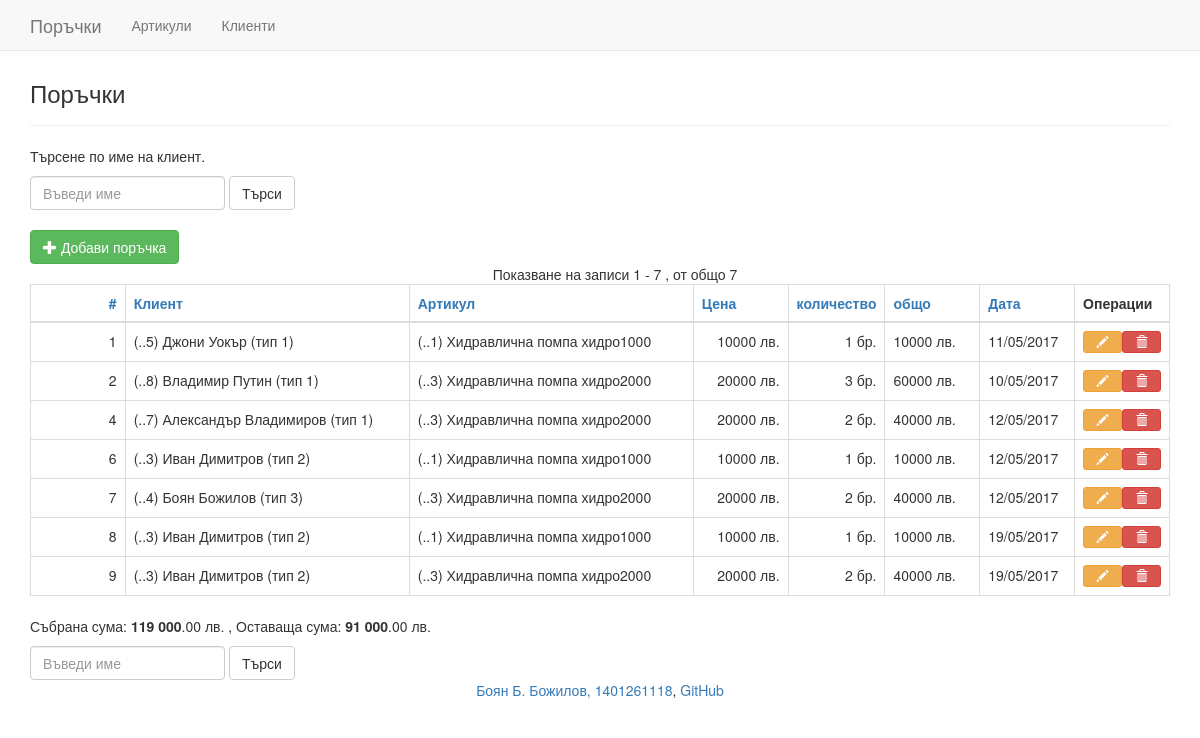
Screenshot of /Project/web/orders.php with the database file from the repository.
### tables this page shows
CREATE TABLE `customers_items` (
  `ci_id` int(11) NOT NULL,
  `ci_customer_id` int(11) NOT NULL COMMENT 'id на клиента',
  `ci_item_id` int(11) NOT NULL COMMENT 'id на артикула',
  `ci_quantity` int(10) UNSIGNED NOT NULL DEFAULT '1' COMMENT 'количество от конкретния артикул',
  `ci_date` datetime NOT NULL DEFAULT CURRENT_TIMESTAMP COMMENT 'дата на добавяне',
  `ci_comment` text COMMENT 'коментар на поръчката',
  `ci_last_edit_time` datetime NOT NULL DEFAULT CURRENT_TIMESTAMP COMMENT 'момент на последна промяна'
);

CREATE TABLE `items` (
  `item_id` int(11) NOT NULL,
  `item_name` varchar(60) NOT NULL COMMENT 'име на артикула',
  `item_price` decimal(10,0) UNSIGNED NOT NULL DEFAULT '0' COMMENT 'цена на артикула',
  `item_description` text COMMENT 'описание на артикула'
);

### Project/controllers/ordersController.php (the view, shortened to what this page needs)
<?php
class OrdersController
{
    public static function addNew() {
        return '
        <a href="orders_add.php" class="btn btn-success">
            <span class="glyphicon glyphicon-plus"></span> Добави поръчка
        </a>';
        }
    public static function fillTable (PDO $pdo, $orderBy, $resultsPerPage, $offset, $search) {
        $where = ($search == '') ? '1' : " customer_name LIKE '$search%'";
         $sql= "SELECT
            ci_id,
            CONCAT('(..', RIGHT(customer_id,3), ') ', customer_name,' (тип ' ,customer_type_id, ')') AS customer,
            CONCAT('(..', RIGHT(item_id,3), ') ', item_name) AS item,
            item_price,
            ci_quantity,
            item_price*ci_quantity AS total,
            DATE_FORMAT(ci_date,'%d/%m/%Y') AS date
            FROM customers_items LEFT JOIN customers ON ci_customer_id = customer_id
            LEFT JOIN items ON ci_item_id = item_id
            WHERE $where
            ORDER BY $orderBy
            LIMIT $resultsPerPage
            OFFSET $offset
            ";
        foreach ($pdo->query($sql) as $row) {
            echo '<tr>';
            echo '<td class="col-sm-1 text-right">'. $row['ci_id'] . '</td>';
            echo '<td class="col-sm-3">' . $row['customer'] . '</td>';
            echo '<td class="col-sm-3 ">' . $row['item'] . '</td>';
            echo '<td class="col-sm-1 text-right">' . $row['item_price'] . ' лв.'. '</td>';
            echo '<td class="col-sm-1 text-right">' . $row['ci_quantity'] . ' бр.'. '</td>';
            echo '<td class="col-sm-1">' . $row['total'] . ' лв.'. '</td>';
            echo '<td class="col-sm-1">' . $row['date'] . '</td>';
            echo '<td class="col-sm-1 btn-group-justified">';
                echo '<a class="btn btn-xs btn-warning"data-toggle="tooltip" data-placement="bottom"' .
                    'title="Промени"' .
                    'href="orders_edit.php?id=' . $row['ci_id'] .
                    '"><span class="glyphicon glyphicon-pencil"></span></a>';
                echo '<a class="btn btn-xs btn-danger"data-toggle="tooltip" data-placement="bottom"' .
                    'title="Изтрий"' .
                    'href="orders_delete.php?id=' . $row['ci_id'] .
                    '"><span class="glyphicon glyphicon-trash"></span></a>';
            echo '</td>';
            echo '</tr>';
        }
    }
    public static function calculateSums(PDO $pdo){
        $sql = "SELECT
            SUM(item_price*ci_quantity) AS total,
            customer_type_id
            FROM customers_items LEFT JOIN items ON ci_item_id = item_id
            LEFT JOIN customers ON ci_customer_id = customer_id
            GROUP BY customer_type_id
            ORDER BY customer_type_id
            ";
            $paid = $remain = 0;
            foreach ($pdo->query($sql) as $row) {
                if($row['customer_type_id']==1){
                    $paid+=$row['total'];
                }
                if ($row['customer_type_id']==2) {
                    $paid += 0.15*$row['total'];
                    $remain += 0.85 * $row['total'];
                }
                if ($row['customer_type_id']==3) {
                    $remain += $row['total'];
                }
            }
            $paid = '<b>' . number_format($paid,2,'</b>.', ' ');
            $remain = '<b>' . number_format($remain,2 ,'</b>.', ' ');
            return array($paid, $remain);
    }
}
?>

### rows the page displays
customers_items: ci_id "1", customer "(..5) Джони Уокър (тип 1)", item "(..1) Хидравлична помпа хидро1000", ci_item.item_price "10000", ci_quantity "1", total "10000", date "11/05/2017"
customers_items: ci_id "2", customer "(..8) Владимир Путин (тип 1)", item "(..3) Хидравлична помпа хидро2000", ci_item.item_price "20000", ci_quantity "3", total "60000", date "10/05/2017"
customers_items: ci_id "4", customer "(..7) Александър Владимиров (тип 1)", item "(..3) Хидравлична помпа хидро2000", ci_item.item_price "20000", ci_quantity "2", total "40000", date "12/05/2017"
customers_items: ci_id "6", customer "(..3) Иван Димитров (тип 2)", item "(..1) Хидравлична помпа хидро1000", ci_item.item_price "10000", ci_quantity "1", total "10000", date "12/05/2017"
customers_items: ci_id "7", customer "(..4) Боян Божилов (тип 3)", item "(..3) Хидравлична помпа хидро2000", ci_item.item_price "20000", ci_quantity "2", total "40000", date "12/05/2017"
customers_items: ci_id "8", customer "(..3) Иван Димитров (тип 2)", item "(..1) Хидравлична помпа хидро1000", ci_item.item_price "10000", ci_quantity "1", total "10000", date "19/05/2017"
customers_items: ci_id "9", customer "(..3) Иван Димитров (тип 2)", item "(..3) Хидравлична помпа хидро2000", ci_item.item_price "20000", ci_quantity "2", total "40000", date "19/05/2017"

### other values shown
$offset+1 "1"
$nRows "7"
$paid "119 000 .00"
$remain "91 000 .00"
